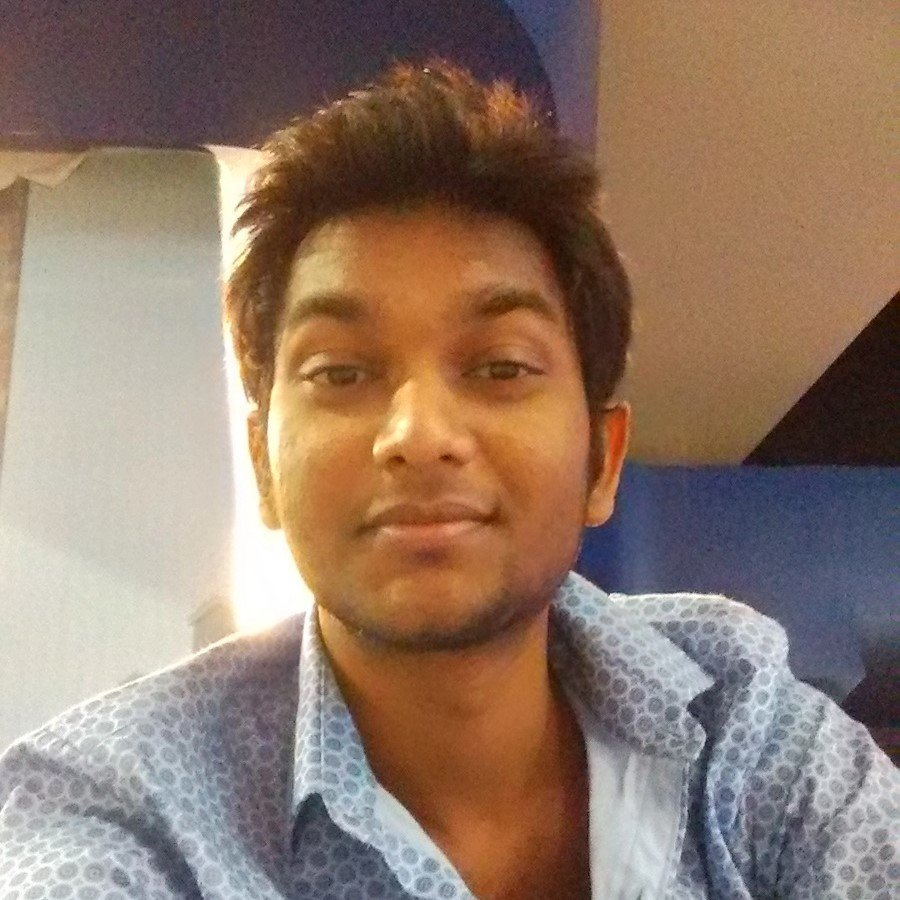
#> input picture opencv_image_practice/images/img.jpg, 900 x 900 px
$ jupyter execute practice_2.ipynb   (shell and % lines are left out)
#> lines starting #> are read from the running program, lines starting #| are printed output that depends on the picture
[cell 1]
import cv2

[cell 2]
img1 = cv2.imread("./images/img.jpg")
#> img1 is the input picture: shape (900, 900, 3); mean B, G, R 105.6, 121.5, 145.4
img1 = cv2.cvtColor(img1,cv2.COLOR_BGR2RGB)
img2 = cv2.imread("./images/eagle_1.jpg")
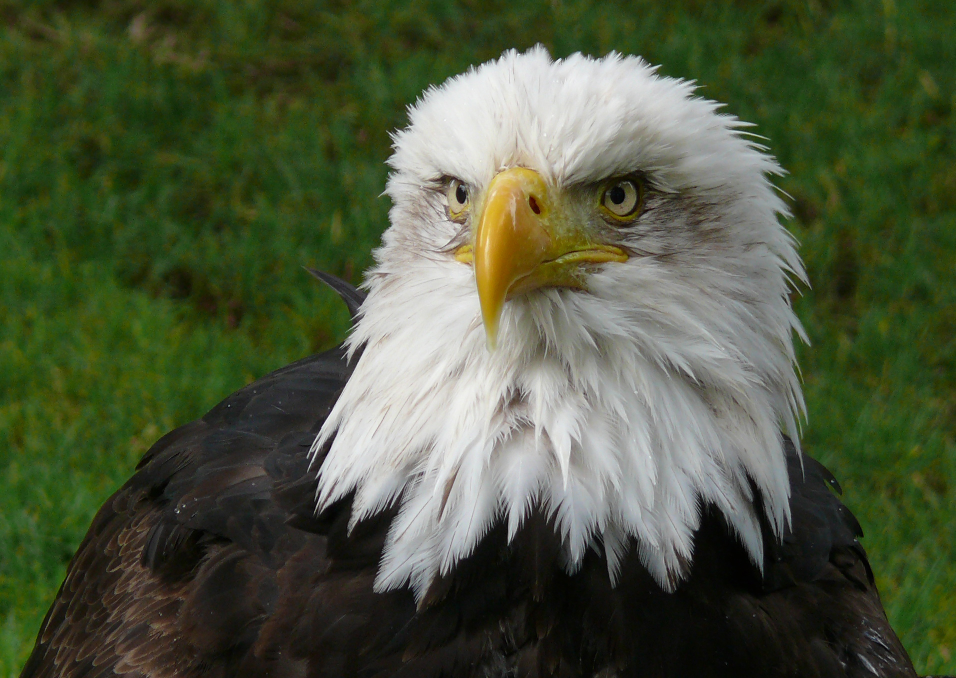
#> input picture opencv_image_practice/images/eagle_1.jpg, 1911 x 1356 px (shown at 1/2 size)
#> img2 is the input picture: shape (1356, 1911, 3); mean B, G, R 61.1, 86.9, 77.6
img2 = cv2.cvtColor(img2,cv2.COLOR_BGR2RGB)

[cell 3]
import matplotlib.pyplot as plt

[cell 4]
plt.imshow(img1)

[cell 5]
plt.imshow(img2)

[cell 6]
# Blending images of same size
img1 = cv2.resize(img1,(1200,1200))
#> img1: shape (1200, 1200, 3)
img2 = cv2.resize(img2,(1200,1200))
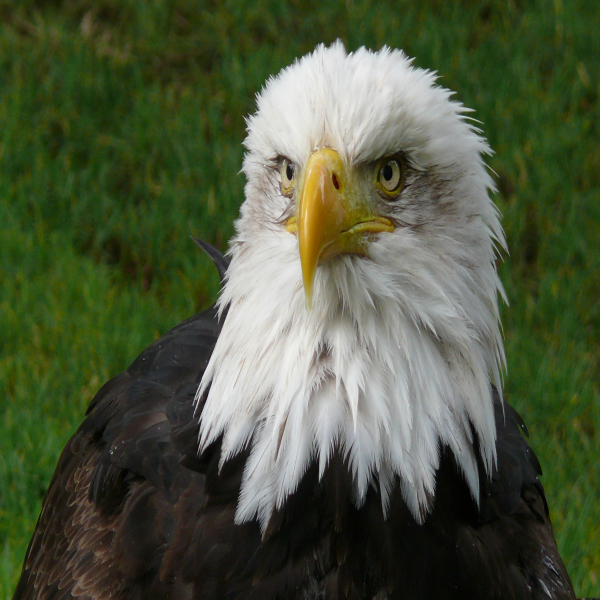
#> img2: shape (1200, 1200, 3) (shown at 1/2 size); mean R, G, B 77.5, 86.8, 60.9

[cell 7]
plt.imshow(img1)

[cell 8]
plt.imshow(img2)

[cell 9]
blended_img = cv2.addWeighted(src1=img1,alpha=0.6,src2=img2,beta=0.4,gamma=0)
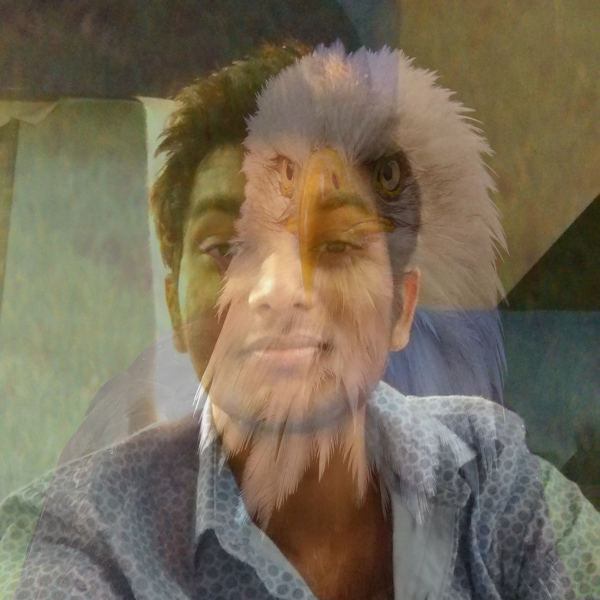
#> blended_img: shape (1200, 1200, 3) (shown at 1/2 size); mean R, G, B 118.2, 107.6, 87.7

[cell 10]
plt.imshow(blended_img)

[cell 11]
# Overlay small image on top of a larger image(No bending)
# Numpy reassignment

[cell 12]
img1 = cv2.imread("./images/img.jpg")
img1 = cv2.cvtColor(img1,cv2.COLOR_BGR2RGB)
img2 = cv2.imread("./images/eagle_1.jpg")
img2 = cv2.cvtColor(img2,cv2.COLOR_BGR2RGB)

[cell 13]
img2 = cv2.resize(img2,(600,600))
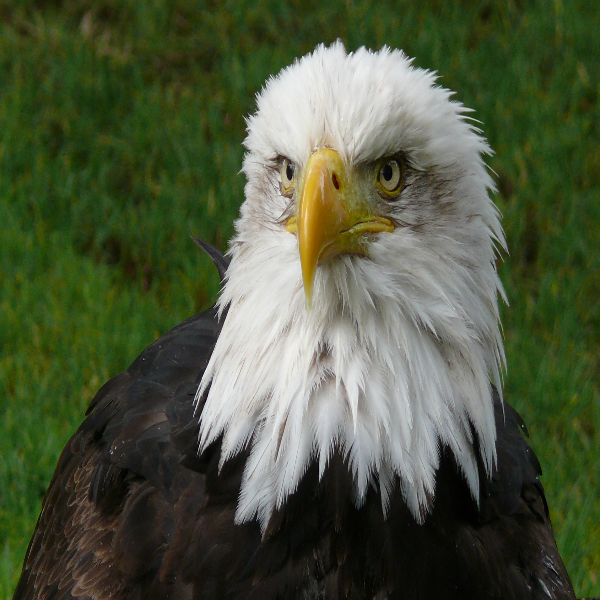
#> img2: shape (600, 600, 3); mean R, G, B 77.5, 86.8, 60.9

[cell 14]
plt.imshow(img2)

[cell 15]
plt.imshow(img1)

[cell 16]
large_img = img1
small_img = img2

[cell 17]
x_offset = 0
y_offset = 0

[cell 18]
x_end = x_offset + small_img.shape[1]
#> x_end = 600
y_end = y_offset + small_img.shape[0]
#> y_end = 600

[cell 19]
small_img.shape
#> Out = (600, 600, 3)

[cell 20]
large_img[y_offset:y_end,x_offset:x_end] = small_img
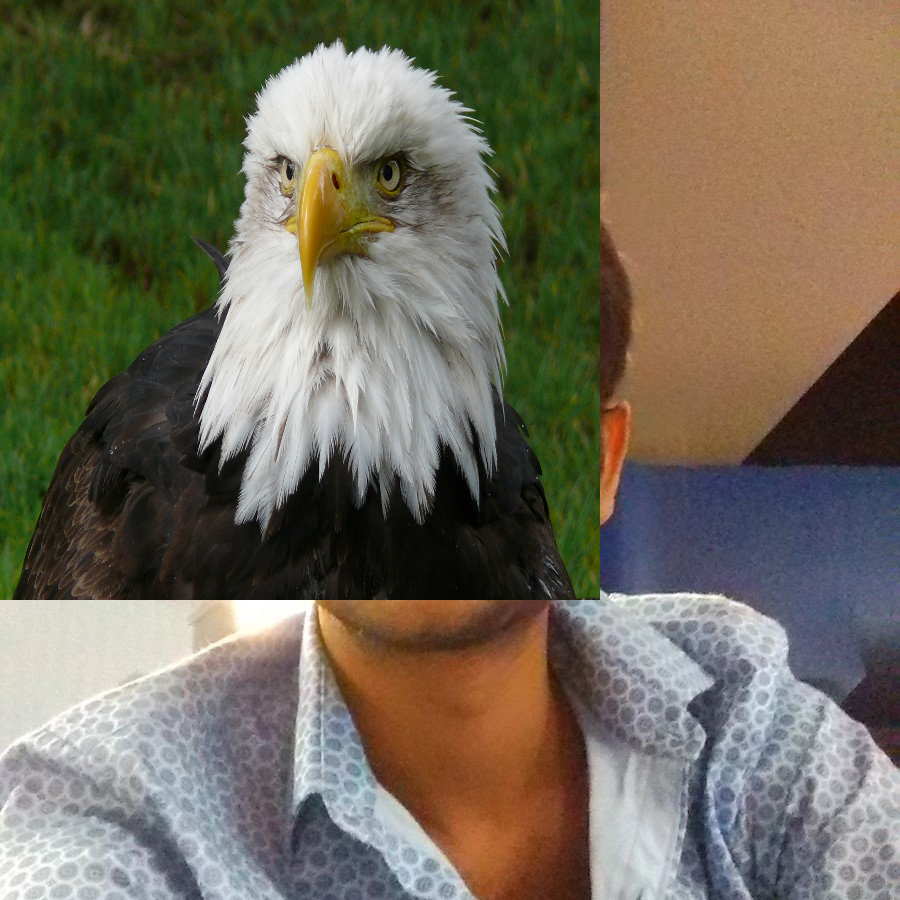
#> large_img: shape (900, 900, 3); mean R, G, B 112.4, 106.5, 89.6

[cell 21]
plt.imshow(large_img)

[cell 22]
# Blend together images of different sizes

[cell 23]
img1 = cv2.imread("./images/img.jpg")
img1 = cv2.cvtColor(img1,cv2.COLOR_BGR2RGB)
img2 = cv2.imread("./images/eagle_1.jpg")
img2 = cv2.cvtColor(img2,cv2.COLOR_BGR2RGB)

[cell 24]
img2 = cv2.resize(img2,(600,600))

[cell 25]
img1.shape
plt.imshow(img1)

[cell 26]
img1.shape
#> Out = (900, 900, 3)

[cell 27]
x_offset = 900 - 400
y_offset = 900 - 400

[cell 28]
img2.shape
#> Out = (600, 600, 3)

[cell 29]
rows,cols,channels = img2.shape
#> rows = 600; cols = 600; channels = 3

[cell 30]
rows
#> Out = 600

[cell 31]
cols

[cell 32]
channels

[cell 33]
roi = img1[y_offset:900,x_offset:900]
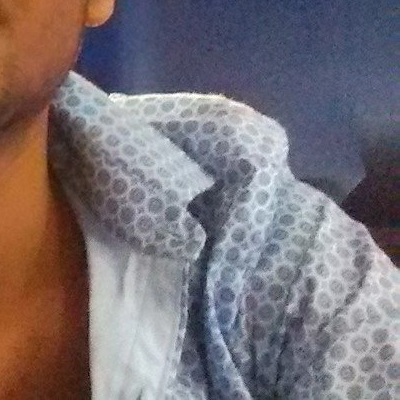
#> roi: shape (400, 400, 3); mean R, G, B 121.9, 113.6, 118.7

[cell 34]
plt.imshow(roi)

[cell 35]
img2_gray = cv2.cvtColor(img2,cv2.COLOR_RGB2GRAY)
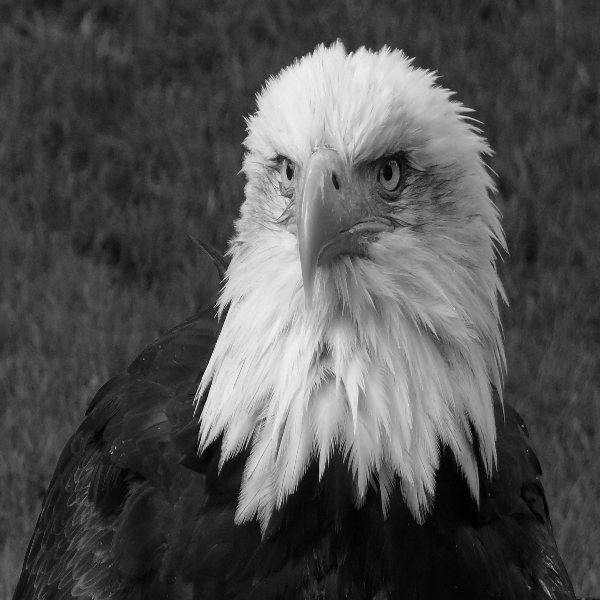
#> img2_gray: shape (600, 600); min 0, max 252, mean 81.1

[cell 36]
plt.imshow(img2_gray,cmap="gray")

[cell 37]
mask_inv = cv2.bitwise_not(img2_gray)
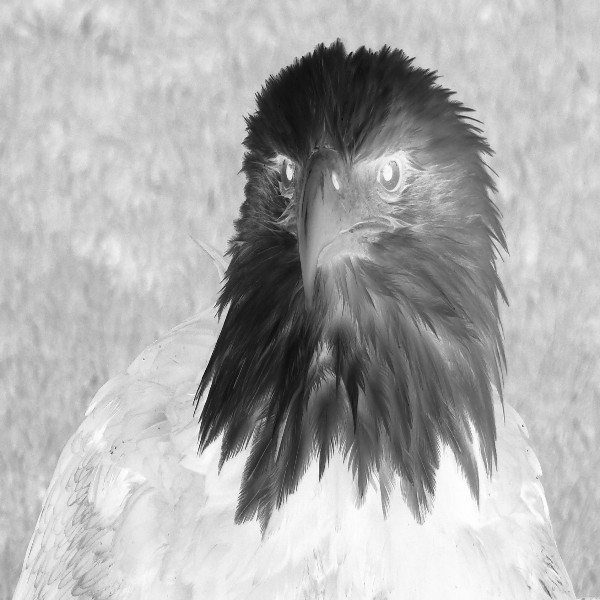
#> mask_inv: shape (600, 600); min 3, max 255, mean 173.9

[cell 38]
plt.imshow(mask_inv,cmap="gray")

[cell 39]
mask_inv.shape
